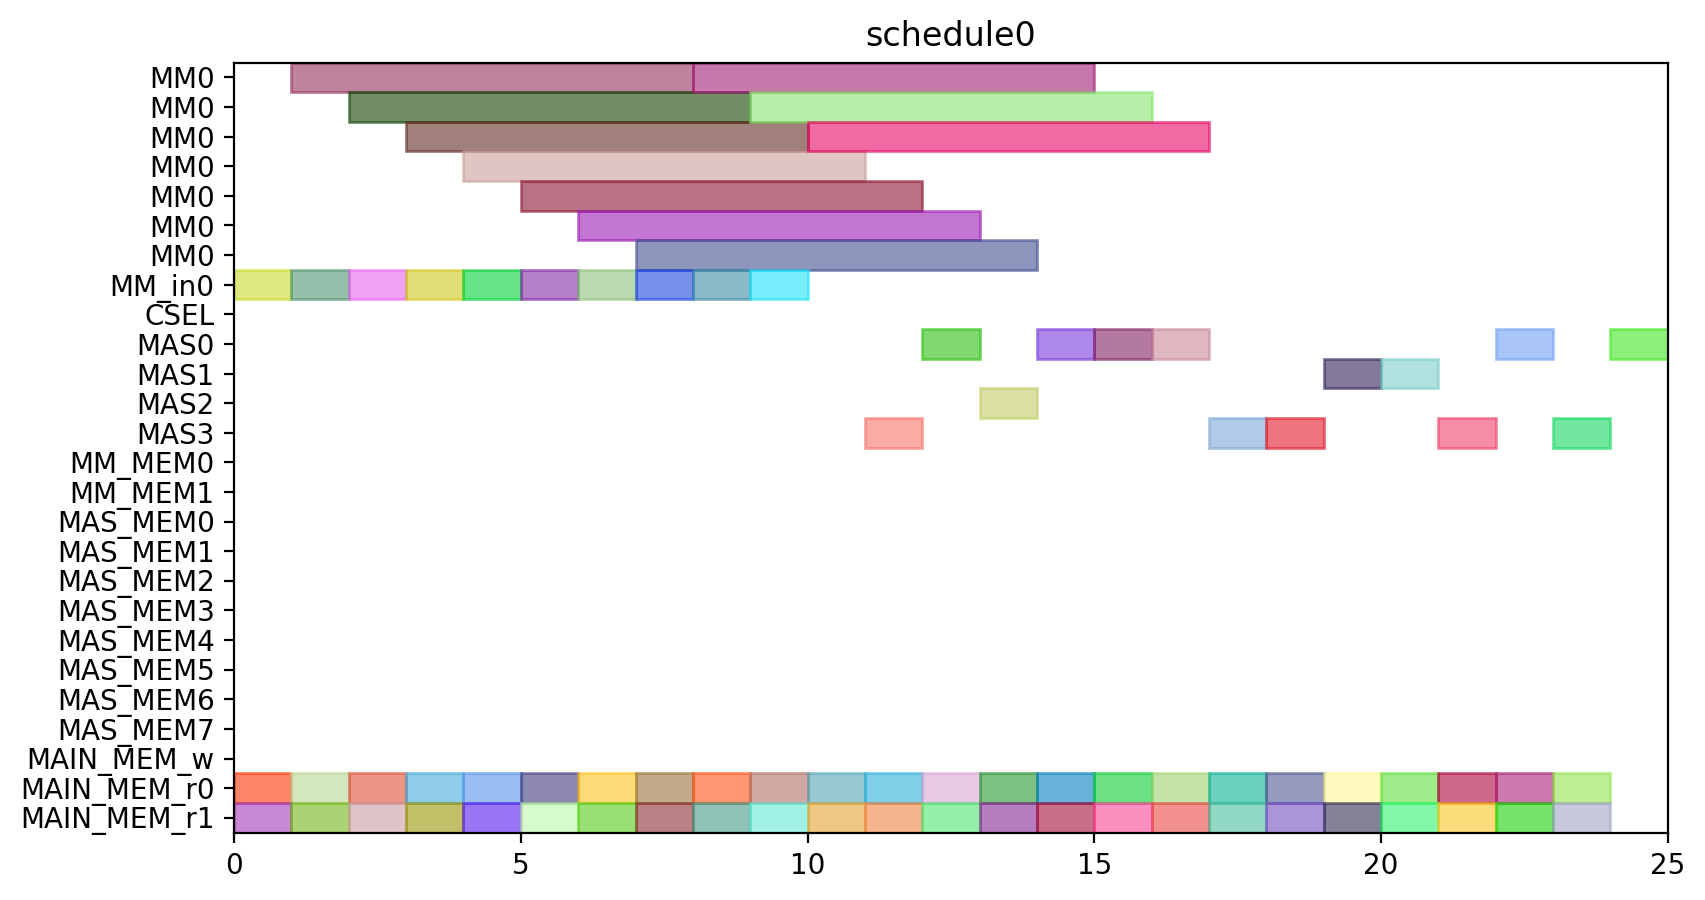

The Python source for this figure:
from pyschedule import Scenario, solvers, plotters, alt


def solve():
	horizon = 120
	S = Scenario("schedule0", horizon=horizon)

	# resource
	MM = S.Resources('MM', num=1, size=7)
	MM_in = S.Resources('MM_in', num=1)
	CSEL = S.Resource('CSEL')
	MAS = S.Resources('MAS', num=4, size=1, periods=range(1, horizon))
	MM_MEM = S.Resources('MM_MEM', num=2)
	MAS_MEM = S.Resources('MAS_MEM', num=8)
	MAIN_MEM_w = S.Resource('MAIN_MEM_w', size=1)
	MAIN_MEM_r = S.Resources('MAIN_MEM_r', num=2)

	# result of previous scheduling

	# new tasks
	t0_t0 = S.Task('t0_t0', length=1, delay_cost=1)
	t0_t0 += alt(MAS)
	t0_t0_mem0 = S.Task('t0_t0_mem0', length=1, delay_cost=1)
	t0_t0_mem0 += MAIN_MEM_r[0]
	S += t0_t0_mem0 <= t0_t0

	t0_t0_mem1 = S.Task('t0_t0_mem1', length=1, delay_cost=1)
	t0_t0_mem1 += MAIN_MEM_r[1]
	S += t0_t0_mem1 <= t0_t0

	t0_t1 = S.Task('t0_t1', length=1, delay_cost=1)
	t0_t1 += alt(MAS)
	t0_t1_mem0 = S.Task('t0_t1_mem0', length=1, delay_cost=1)
	t0_t1_mem0 += MAIN_MEM_r[0]
	S += t0_t1_mem0 <= t0_t1

	t0_t1_mem1 = S.Task('t0_t1_mem1', length=1, delay_cost=1)
	t0_t1_mem1 += MAIN_MEM_r[1]
	S += t0_t1_mem1 <= t0_t1

	t0_t3 = S.Task('t0_t3', length=7, delay_cost=1)
	t0_t3 += alt(MM)
	t0_t3_in = S.Task('t0_t3_in', length=1, delay_cost=1)
	t0_t3_in += alt(MM_in)
	S += t0_t3_in*MM_in[0]<=t0_t3*MM[0]
	t0_t3_mem0 = S.Task('t0_t3_mem0', length=1, delay_cost=1)
	t0_t3_mem0 += MAIN_MEM_r[0]
	S += t0_t3_mem0 <= t0_t3

	t0_t3_mem1 = S.Task('t0_t3_mem1', length=1, delay_cost=1)
	t0_t3_mem1 += MAIN_MEM_r[1]
	S += t0_t3_mem1 <= t0_t3

	t10 = S.Task('t10', length=1, delay_cost=1)
	t10 += alt(MAS)
	t10_mem0 = S.Task('t10_mem0', length=1, delay_cost=1)
	t10_mem0 += MAIN_MEM_r[0]
	S += t10_mem0 <= t10

	t10_mem1 = S.Task('t10_mem1', length=1, delay_cost=1)
	t10_mem1 += MAIN_MEM_r[1]
	S += t10_mem1 <= t10

	t11 = S.Task('t11', length=1, delay_cost=1)
	t11 += alt(MAS)
	t11_mem0 = S.Task('t11_mem0', length=1, delay_cost=1)
	t11_mem0 += MAIN_MEM_r[0]
	S += t11_mem0 <= t11

	t11_mem1 = S.Task('t11_mem1', length=1, delay_cost=1)
	t11_mem1 += MAIN_MEM_r[1]
	S += t11_mem1 <= t11

	t3_t0 = S.Task('t3_t0', length=7, delay_cost=1)
	t3_t0 += alt(MM)
	t3_t0_in = S.Task('t3_t0_in', length=1, delay_cost=1)
	t3_t0_in += alt(MM_in)
	S += t3_t0_in*MM_in[0]<=t3_t0*MM[0]
	t3_t0_mem0 = S.Task('t3_t0_mem0', length=1, delay_cost=1)
	t3_t0_mem0 += MAIN_MEM_r[0]
	S += t3_t0_mem0 <= t3_t0

	t3_t0_mem1 = S.Task('t3_t0_mem1', length=1, delay_cost=1)
	t3_t0_mem1 += MAIN_MEM_r[1]
	S += t3_t0_mem1 <= t3_t0

	t3_t1 = S.Task('t3_t1', length=7, delay_cost=1)
	t3_t1 += alt(MM)
	t3_t1_in = S.Task('t3_t1_in', length=1, delay_cost=1)
	t3_t1_in += alt(MM_in)
	S += t3_t1_in*MM_in[0]<=t3_t1*MM[0]
	t3_t1_mem0 = S.Task('t3_t1_mem0', length=1, delay_cost=1)
	t3_t1_mem0 += MAIN_MEM_r[0]
	S += t3_t1_mem0 <= t3_t1

	t3_t1_mem1 = S.Task('t3_t1_mem1', length=1, delay_cost=1)
	t3_t1_mem1 += MAIN_MEM_r[1]
	S += t3_t1_mem1 <= t3_t1

	t3_t2 = S.Task('t3_t2', length=1, delay_cost=1)
	t3_t2 += alt(MAS)
	t3_t2_mem0 = S.Task('t3_t2_mem0', length=1, delay_cost=1)
	t3_t2_mem0 += MAIN_MEM_r[0]
	S += t3_t2_mem0 <= t3_t2

	t3_t2_mem1 = S.Task('t3_t2_mem1', length=1, delay_cost=1)
	t3_t2_mem1 += MAIN_MEM_r[1]
	S += t3_t2_mem1 <= t3_t2

	t3_t3 = S.Task('t3_t3', length=1, delay_cost=1)
	t3_t3 += alt(MAS)
	t3_t3_mem0 = S.Task('t3_t3_mem0', length=1, delay_cost=1)
	t3_t3_mem0 += MAIN_MEM_r[0]
	S += t3_t3_mem0 <= t3_t3

	t3_t3_mem1 = S.Task('t3_t3_mem1', length=1, delay_cost=1)
	t3_t3_mem1 += MAIN_MEM_r[1]
	S += t3_t3_mem1 <= t3_t3

	t4_t0 = S.Task('t4_t0', length=1, delay_cost=1)
	t4_t0 += alt(MAS)
	t4_t0_mem0 = S.Task('t4_t0_mem0', length=1, delay_cost=1)
	t4_t0_mem0 += MAIN_MEM_r[0]
	S += t4_t0_mem0 <= t4_t0

	t4_t0_mem1 = S.Task('t4_t0_mem1', length=1, delay_cost=1)
	t4_t0_mem1 += MAIN_MEM_r[1]
	S += t4_t0_mem1 <= t4_t0

	t4_t1 = S.Task('t4_t1', length=1, delay_cost=1)
	t4_t1 += alt(MAS)
	t4_t1_mem0 = S.Task('t4_t1_mem0', length=1, delay_cost=1)
	t4_t1_mem0 += MAIN_MEM_r[0]
	S += t4_t1_mem0 <= t4_t1

	t4_t1_mem1 = S.Task('t4_t1_mem1', length=1, delay_cost=1)
	t4_t1_mem1 += MAIN_MEM_r[1]
	S += t4_t1_mem1 <= t4_t1

	t4_t3 = S.Task('t4_t3', length=7, delay_cost=1)
	t4_t3 += alt(MM)
	t4_t3_in = S.Task('t4_t3_in', length=1, delay_cost=1)
	t4_t3_in += alt(MM_in)
	S += t4_t3_in*MM_in[0]<=t4_t3*MM[0]
	t4_t3_mem0 = S.Task('t4_t3_mem0', length=1, delay_cost=1)
	t4_t3_mem0 += MAIN_MEM_r[0]
	S += t4_t3_mem0 <= t4_t3

	t4_t3_mem1 = S.Task('t4_t3_mem1', length=1, delay_cost=1)
	t4_t3_mem1 += MAIN_MEM_r[1]
	S += t4_t3_mem1 <= t4_t3

	t5_t0 = S.Task('t5_t0', length=7, delay_cost=1)
	t5_t0 += alt(MM)
	t5_t0_in = S.Task('t5_t0_in', length=1, delay_cost=1)
	t5_t0_in += alt(MM_in)
	S += t5_t0_in*MM_in[0]<=t5_t0*MM[0]
	t5_t0_mem0 = S.Task('t5_t0_mem0', length=1, delay_cost=1)
	t5_t0_mem0 += MAIN_MEM_r[0]
	S += t5_t0_mem0 <= t5_t0

	t5_t0_mem1 = S.Task('t5_t0_mem1', length=1, delay_cost=1)
	t5_t0_mem1 += MAIN_MEM_r[1]
	S += t5_t0_mem1 <= t5_t0

	t5_t1 = S.Task('t5_t1', length=7, delay_cost=1)
	t5_t1 += alt(MM)
	t5_t1_in = S.Task('t5_t1_in', length=1, delay_cost=1)
	t5_t1_in += alt(MM_in)
	S += t5_t1_in*MM_in[0]<=t5_t1*MM[0]
	t5_t1_mem0 = S.Task('t5_t1_mem0', length=1, delay_cost=1)
	t5_t1_mem0 += MAIN_MEM_r[0]
	S += t5_t1_mem0 <= t5_t1

	t5_t1_mem1 = S.Task('t5_t1_mem1', length=1, delay_cost=1)
	t5_t1_mem1 += MAIN_MEM_r[1]
	S += t5_t1_mem1 <= t5_t1

	t5_t2 = S.Task('t5_t2', length=1, delay_cost=1)
	t5_t2 += alt(MAS)
	t5_t2_mem0 = S.Task('t5_t2_mem0', length=1, delay_cost=1)
	t5_t2_mem0 += MAIN_MEM_r[0]
	S += t5_t2_mem0 <= t5_t2

	t5_t2_mem1 = S.Task('t5_t2_mem1', length=1, delay_cost=1)
	t5_t2_mem1 += MAIN_MEM_r[1]
	S += t5_t2_mem1 <= t5_t2

	t5_t3 = S.Task('t5_t3', length=1, delay_cost=1)
	t5_t3 += alt(MAS)
	t5_t3_mem0 = S.Task('t5_t3_mem0', length=1, delay_cost=1)
	t5_t3_mem0 += MAIN_MEM_r[0]
	S += t5_t3_mem0 <= t5_t3

	t5_t3_mem1 = S.Task('t5_t3_mem1', length=1, delay_cost=1)
	t5_t3_mem1 += MAIN_MEM_r[1]
	S += t5_t3_mem1 <= t5_t3

	t6_t0 = S.Task('t6_t0', length=7, delay_cost=1)
	t6_t0 += alt(MM)
	t6_t0_in = S.Task('t6_t0_in', length=1, delay_cost=1)
	t6_t0_in += alt(MM_in)
	S += t6_t0_in*MM_in[0]<=t6_t0*MM[0]
	t6_t0_mem0 = S.Task('t6_t0_mem0', length=1, delay_cost=1)
	t6_t0_mem0 += MAIN_MEM_r[0]
	S += t6_t0_mem0 <= t6_t0

	t6_t0_mem1 = S.Task('t6_t0_mem1', length=1, delay_cost=1)
	t6_t0_mem1 += MAIN_MEM_r[1]
	S += t6_t0_mem1 <= t6_t0

	t6_t1 = S.Task('t6_t1', length=7, delay_cost=1)
	t6_t1 += alt(MM)
	t6_t1_in = S.Task('t6_t1_in', length=1, delay_cost=1)
	t6_t1_in += alt(MM_in)
	S += t6_t1_in*MM_in[0]<=t6_t1*MM[0]
	t6_t1_mem0 = S.Task('t6_t1_mem0', length=1, delay_cost=1)
	t6_t1_mem0 += MAIN_MEM_r[0]
	S += t6_t1_mem0 <= t6_t1

	t6_t1_mem1 = S.Task('t6_t1_mem1', length=1, delay_cost=1)
	t6_t1_mem1 += MAIN_MEM_r[1]
	S += t6_t1_mem1 <= t6_t1

	t6_t2 = S.Task('t6_t2', length=1, delay_cost=1)
	t6_t2 += alt(MAS)
	t6_t2_mem0 = S.Task('t6_t2_mem0', length=1, delay_cost=1)
	t6_t2_mem0 += MAIN_MEM_r[0]
	S += t6_t2_mem0 <= t6_t2

	t6_t2_mem1 = S.Task('t6_t2_mem1', length=1, delay_cost=1)
	t6_t2_mem1 += MAIN_MEM_r[1]
	S += t6_t2_mem1 <= t6_t2

	t6_t3 = S.Task('t6_t3', length=1, delay_cost=1)
	t6_t3 += alt(MAS)
	t6_t3_mem0 = S.Task('t6_t3_mem0', length=1, delay_cost=1)
	t6_t3_mem0 += MAIN_MEM_r[0]
	S += t6_t3_mem0 <= t6_t3

	t6_t3_mem1 = S.Task('t6_t3_mem1', length=1, delay_cost=1)
	t6_t3_mem1 += MAIN_MEM_r[1]
	S += t6_t3_mem1 <= t6_t3

	t7_t0 = S.Task('t7_t0', length=7, delay_cost=1)
	t7_t0 += alt(MM)
	t7_t0_in = S.Task('t7_t0_in', length=1, delay_cost=1)
	t7_t0_in += alt(MM_in)
	S += t7_t0_in*MM_in[0]<=t7_t0*MM[0]
	t7_t0_mem0 = S.Task('t7_t0_mem0', length=1, delay_cost=1)
	t7_t0_mem0 += MAIN_MEM_r[0]
	S += t7_t0_mem0 <= t7_t0

	t7_t0_mem1 = S.Task('t7_t0_mem1', length=1, delay_cost=1)
	t7_t0_mem1 += MAIN_MEM_r[1]
	S += t7_t0_mem1 <= t7_t0

	t7_t1 = S.Task('t7_t1', length=7, delay_cost=1)
	t7_t1 += alt(MM)
	t7_t1_in = S.Task('t7_t1_in', length=1, delay_cost=1)
	t7_t1_in += alt(MM_in)
	S += t7_t1_in*MM_in[0]<=t7_t1*MM[0]
	t7_t1_mem0 = S.Task('t7_t1_mem0', length=1, delay_cost=1)
	t7_t1_mem0 += MAIN_MEM_r[0]
	S += t7_t1_mem0 <= t7_t1

	t7_t1_mem1 = S.Task('t7_t1_mem1', length=1, delay_cost=1)
	t7_t1_mem1 += MAIN_MEM_r[1]
	S += t7_t1_mem1 <= t7_t1

	t7_t2 = S.Task('t7_t2', length=1, delay_cost=1)
	t7_t2 += alt(MAS)
	t7_t2_mem0 = S.Task('t7_t2_mem0', length=1, delay_cost=1)
	t7_t2_mem0 += MAIN_MEM_r[0]
	S += t7_t2_mem0 <= t7_t2

	t7_t2_mem1 = S.Task('t7_t2_mem1', length=1, delay_cost=1)
	t7_t2_mem1 += MAIN_MEM_r[1]
	S += t7_t2_mem1 <= t7_t2

	t7_t3 = S.Task('t7_t3', length=1, delay_cost=1)
	t7_t3 += alt(MAS)
	t7_t3_mem0 = S.Task('t7_t3_mem0', length=1, delay_cost=1)
	t7_t3_mem0 += MAIN_MEM_r[0]
	S += t7_t3_mem0 <= t7_t3

	t7_t3_mem1 = S.Task('t7_t3_mem1', length=1, delay_cost=1)
	t7_t3_mem1 += MAIN_MEM_r[1]
	S += t7_t3_mem1 <= t7_t3

	solvers.mip.solve(S,msg=1,kind='CPLEX',ratio_gap=1.01)

	solution = [['hoge']*len(S.solution()[1]) for i in range(len(S.solution()))]
	for i in range(len(S.solution())):
		for j in range(len(S.solution()[i])):
			solution[i][j]=str(S.solution()[i][j])
	print(solution)

	cycles = int(solution[-1][3])

	pic_file_name = "/home/mfukuda/ABE/multiRAM_multiMAS_16mux/scheduling_result/stage7MM1_stage1MAS4/SQR012345/schedule0.png"
	if(S.solution() != []):
		plotters.matplotlib.plot(S,img_filename=pic_file_name, show_task_labels=False, fig_size=(cycles*0.25+3, 5))

	return solution
